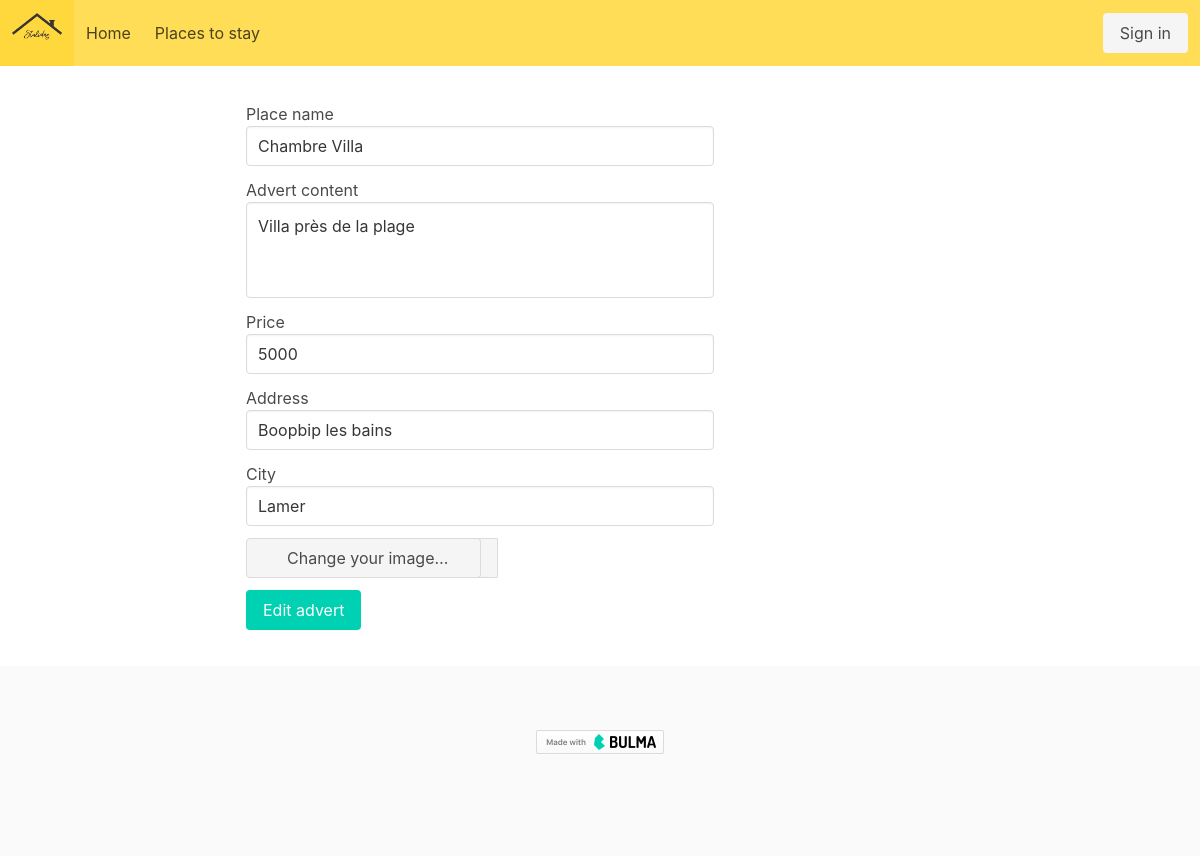
The app's page /editadverts.php?id=1 with its own data.
### tables this page shows
CREATE TABLE IF NOT EXISTS `adverts` (
  `ads_id` int(11) NOT NULL AUTO_INCREMENT,
  `ads_title` varchar(255) NOT NULL,
  `ads_content` mediumtext NOT NULL,
  `address` varchar(255) NOT NULL,
  `city` varchar(255) NOT NULL,
  `price` int(11) NOT NULL,
  `images` varchar(255) DEFAULT NULL,
  `user_id` int(11) NOT NULL,
  PRIMARY KEY (`ads_id`),
  KEY `user_fk` (`user_id`)
);

### editadverts.php (the view, shortened to what this page needs)
<?php
require 'includes/header.php';
$id = $_GET['id'];
$sql1 = "SELECT * FROM adverts WHERE ads_id = {$id}";
$res1 = $conn->query($sql1);
$place = $res1->fetch(PDO::FETCH_ASSOC);
?>
<div class="container" style="margin:3% 0%">
    <div class="columns is-centered">
        <div class="column is-half">
            <form action="process.php" method="POST" enctype="multipart/form-data">
                <div class="field">
                    <label for="InputName">Place name</label>
                    <div class="control">
                        <input type="text" class="input" id="InputName"
                            value="<?php echo $place['ads_title']; ?>"
                            name="ads_title" required>
                    </div>
                </div>
                <div class="field">
                    <label for="InputDescription">Advert content</label>
                    <div class="control">
                        <textarea class="textarea" style="resize:none" id="InputDescription" rows="3" name="ads_content"
                            required><?php echo $place['ads_content']; ?></textarea>
                    </div>
                </div>
                <div class="field">
                    <label for="InputPrice">Price</label>
                    <div class="control">
                        <input type="number" max="999999" class="input" id="InputPrice"
                            value="<?php echo $place['price']; ?>"
                            name="price" required>
                    </div>
                </div>
                <div class="field">
                    <label for="InputAddress">Address</label>
                    <div class="control">
                        <input type="text" class="input" id="InputAddress"
                            value="<?php echo $place['address']; ?>"
                            name="address" required>
                    </div>
                </div>
                <div class="field">
                    <label for="InputCity">City</label>
                    <div class="control">
                        <input type="text" class="input" id="InputCity"
                            value="<?php echo $place['city']; ?>"
                            name="city" required>
                    </div>
                </div>
                <div class="file has-name field">
                    <label class="file-label">
                        <span class="file-cta">
                            <span class="file-icon">
                            </span>
                            <span class="file-label">
                                Change your image…
                            </span>
                            <span class="file-name">
                            </span>
                        </span>
                    </label>
                </div>
                <button type="submit" class="button is-primary" name="advert_edit">Edit advert</button>
            </form>
        </div>
    </div>
</div>
<?php
require 'includes/footer.php';

### records on screen
adverts: ads_title "Chambre Villa", ads_content "Villa près de la plage", price "5000", address "Boopbip les bains", city "Lamer"
